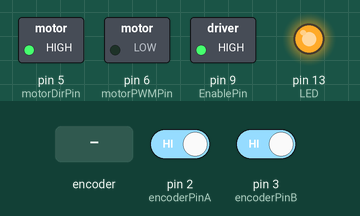
Recording of a sketch running on a simulated Arduino Uno, built with avr-gcc and run on an emulated ATmega328P. Parts: switched loads named in the sketch (green lamp = pin HIGH), output pins drawn as LEDs (lit = HIGH). The test bench sets the inputs (shaded band); at power-on: pin 2 (encoderPinA) HIGH, pin 3 (encoderPinB) HIGH. What the sketch prints to the serial monitor is not drawn.

Above: at 1.2 s.
1.3 s: rotary encoder on pin 2 (encoderPinA) / pin 3 (encoderPinB) turned 1 step (first pin leading)
4.5 s: rotary encoder on pin 2 (encoderPinA) / pin 3 (encoderPinB) turned 3 steps (first pin leading)
Timing chart, 0 to 7.5 s (numbered marks = the images above; inputs shaded):
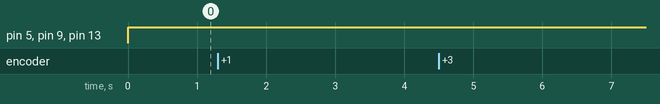

The sketch:

_dc_motor_encoder_1.ino
```cpp
const int motorDirPin = 5;
const int motorPWMPin = 6;
const int EnablePin = 9;
const int LED = 13;

const int encoderPinA = 2;
const int encoderPinB = 3;
int encoderPos = 0;

const float ratio = 360./188.611/48.;

float Kp = 30;
float targetDeg = 360;

void doEncoderA()
{
  encoderPos += (digitalRead(encoderPinA)==digitalRead(encoderPinB))?1:-1;
}
void doEncoderB()
{
  encoderPos += (digitalRead(encoderPinA)==digitalRead(encoderPinB))?-1:1;
}

void doMotor(bool dir, int vel)
{
  digitalWrite(motorDirPin, dir);
  digitalWrite(LED, dir);
  analogWrite(motorPWMPin, dir?(255 - vel):vel);
}

void setup()
{
  Serial.begin(9600);

  pinMode(encoderPinA, INPUT_PULLUP);
  attachInterrupt(0, doEncoderA, CHANGE);

  pinMode(encoderPinB, INPUT_PULLUP);
  attachInterrupt(1, doEncoderB, CHANGE);

  pinMode(LED, OUTPUT);
  pinMode(motorDirPin, OUTPUT);
  pinMode(EnablePin, OUTPUT);
}

void loop()
{
  float motorDeg = float(encoderPos)*ratio;

  float error = targetDeg - motorDeg;
  float control = Kp*error;

  digitalWrite(EnablePin, 255);

  doMotor((control>=0)?HIGH:LOW, min(abs(control), 255));

  Serial.print("encoderPos : ");
  Serial.print(encoderPos);
  Serial.print("   motorDeg : ");
  Serial.print(float(encoderPos)*ratio);
  Serial.print("   error : ");
  Serial.print(error);
  Serial.print("    control : ");
  Serial.print(control);
  Serial.print("    motorVel : ");
  Serial.println(min(abs(control), 255));
}
```

Measured:
- after the input at 1.3 s, every drawn part: stays the same
- after the input at 4.5 s, every drawn part: stays the same
